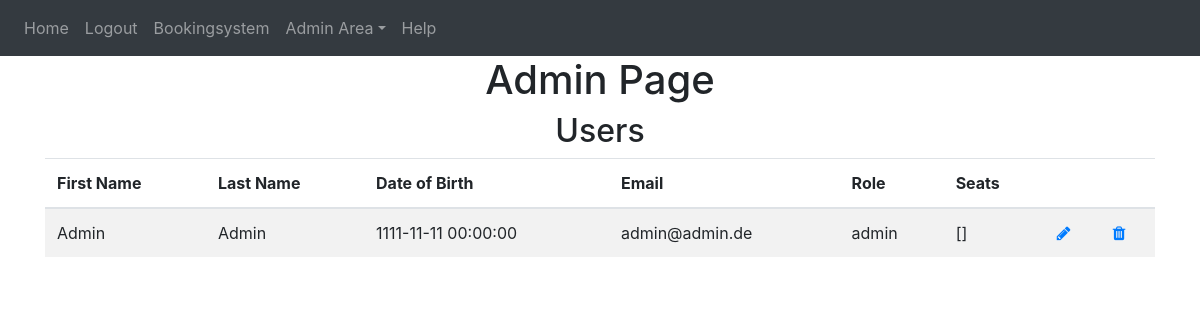
Page /admin-area/user (signed in) on the earlier database version.
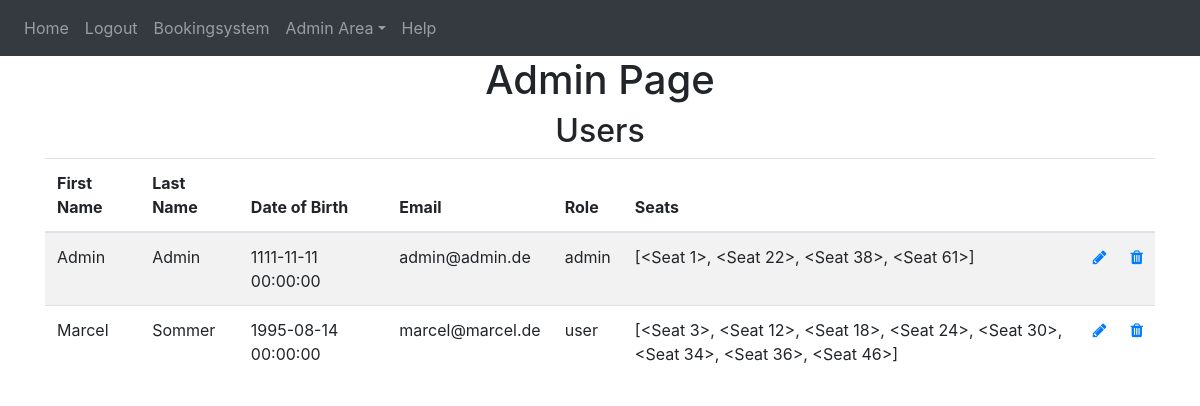
Same page on the later database version.
### website/models.py (models this page shows)
class User(db.Model, UserMixin):
    id = db.Column(db.Integer, primary_key=True)
    email = db.Column(db.String(150), unique=True)
    password = db.Column(db.String(150))
    first_name = db.Column(db.String(150))
    last_name = db.Column(db.String(150))
    birth_date = db.Column(db.DateTime)
    role = db.Column(db.String(10))
    seats = db.relationship('Seat')

### website/admin.py (the view)
@admins.route('/user', methods=['GET', 'POST'])
@login_required
def admin_user():
    if current_user.role == 'admin':
        users = User.query.all()
        return render_template('admin_user.html', user=current_user, users=users)
    else:
        flash('You need do be an Admin to access!!', category='error')
        return redirect(url_for('views.home'))

### website/__init__.py (called while the page is built)
def create_app():
    from .views import views
    from .auth import auth
    from .admin import admins
    from .models import User, Seat
    app = Flask(__name__)
    app.config['SECRET_KEY'] = 'hjshjhdjah kjshkjdhjs'
    app.config['SQLALCHEMY_DATABASE_URI'] = f'sqlite:///{DB_NAME}'
    app.config['FLASK_ADMIN_SWATCH'] = 'cerulean'
    app.register_blueprint(views, url_prefix='/')
    app.register_blueprint(auth, url_prefix='/')
    app.register_blueprint(admins, url_prefix='/admin-area')
    db.init_app(app)
    create_database(app)
    login_manager = LoginManager()
    login_manager.login_view = 'auth.login'
    login_manager.init_app(app)
    @login_manager.user_loader
    def load_user(id):
        return User.query.get(int(id))
    return app

### website/templates/admin_user.html
{% extends "base.html" %} {% block title %}Admin{% endblock %}
{% block content%}
<h1 align="center">Admin Page</h1>
<h2 align="center">Users</h2>
<table class="table table-striped" id="users">
    <thead>
        <tr>
        <th scope="col">First Name</th>
        <th scope="col">Last Name</th>
        <th scope="col">Date of Birth</th>
        <th scope="col">Email</th>
        <th scope="col">Role</th>
        <th scope="col">Seats</th>
        <th scope="col"></th>
        <th scope="col"></th>
        </tr>
    </thead>
    <tbody>
        {% for user in users %}
        <tr>
        <td>{{user.first_name}}</td>
        <td>{{user.last_name}} </td>
        <td>{{user.birth_date}}</td>
        <td>{{user.email}}</td>
        <td>{{user.role}}</td>
        <td>{{user.seats}}</td>
        <td><a class="icon" href="{{url_for('admins.update_user', id=user.id)}}" >
            <span class="fa fa-pencil glyphicon glyphicon-pencil"></span></a></td>
        <td><a class="icon" href="{{url_for('admins.delete_user', id=user.id)}}">
            <span class="fa fa-trash glyphicon glyphicon-trash"></span>
        </a></td>
        </tr>
        {% endfor %}
    </tbody>
{% endblock %}

Differences in the rows shown:
computed for User "Admin": seats "[]" → "[<Seat 1>, <Seat 22>, <Seat 38>, <Seat 61>]"
added User: first_name "Marcel", last_name "Sommer", birth_date "1995-08-14 00:00:00", email "marcel@marcel.de", role "user", seats "[<Seat 3>, <Seat 12>, <Seat 18>, <Seat 24>, <Seat 30>, <Seat 34>, <Seat 36>, <Seat 46>]"
